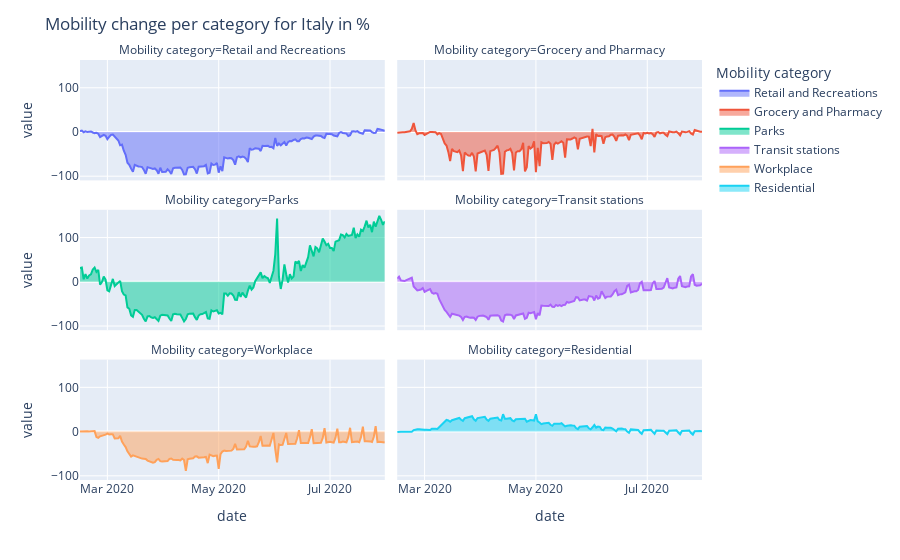

Notebook source saved alongside this figure:
### Markdown cell above
Explanation:
The covid pandemic hit Italy very strongly, expecially the first wave which caused a lot of deaths, which can be seen on the covid deaths plot. We can also see that there is a large peak for covid pageviews exactly during the first wave, which shows that people heavily researched the virus as it arrived. However, the interest in the virus decreased over time which can be seen with the curve flattening. Simiarly to Germany, towards the end of the period, with 86.2% of the Italian population vaccinated, people started going out more and letting loose leading to a resurgence of a wave as seen in the covid cases plot.

### Code cell
mobility_category('Italy', mobility)

### Figure 1 — Plotly figure (JSON) as saved in the notebook; plotly's stock layout.template omitted (floating-point values rounded to 4 significant figures; data arrays with more than 128 entries replaced by an {"elided": "..."} marker saying what was removed)
{"data": [{"fillpattern": {"shape": ""}, "hovertemplate": "Mobility category=Retail and Recreations<br>date=%{x}<br>value=%{y}<extra></extra>", "legendgroup": "Retail and Recreations", "line": {"color": "#636efa"}, "marker": {"symbol": "circle"}, "mode": "lines", "name": "Retail and Recreations", "orientation": "v", "showlegend": true, "stackgroup": "1", "type": "scatter", "x": {"elided": "168 str values"}, "xaxis": "x5", "y": {"elided": "168 float values"}, "yaxis": "y5"}, {"fillpattern": {"shape": ""}, "hovertemplate": "Mobility category=Grocery and Pharmacy<br>date=%{x}<br>value=%{y}<extra></extra>", "legendgroup": "Grocery and Pharmacy", "line": {"color": "#EF553B"}, "marker": {"symbol": "circle"}, "mode": "lines", "name": "Grocery and Pharmacy", "orientation": "v", "showlegend": true, "stackgroup": "1", "type": "scatter", "x": {"elided": "168 str values"}, "xaxis": "x6", "y": {"elided": "168 float values"}, "yaxis": "y6"}, {"fillpattern": {"shape": ""}, "hovertemplate": "Mobility category=Parks<br>date=%{x}<br>value=%{y}<extra></extra>", "legendgroup": "Parks", "line": {"color": "#00cc96"}, "marker": {"symbol": "circle"}, "mode": "lines", "name": "Parks", "orientation": "v", "showlegend": true, "stackgroup": "1", "type": "scatter", "x": {"elided": "168 str values"}, "xaxis": "x3", "y": {"elided": "168 float values"}, "yaxis": "y3"}, {"fillpattern": {"shape": ""}, "hovertemplate": "Mobility category=Transit stations<br>date=%{x}<br>value=%{y}<extra></extra>", "legendgroup": "Transit stations", "line": {"color": "#ab63fa"}, "marker": {"symbol": "circle"}, "mode": "lines", "name": "Transit stations", "orientation": "v", "showlegend": true, "stackgroup": "1", "type": "scatter", "x": {"elided": "168 str values"}, "xaxis": "x4", "y": {"elided": "168 float values"}, "yaxis": "y4"}, {"fillpattern": {"shape": ""}, "hovertemplate": "Mobility category=Workplace<br>date=%{x}<br>value=%{y}<extra></extra>", "legendgroup": "Workplace", "line": {"color": "#FFA15A"}, "marker": {"symbol": "circle"}, "mode": "lines", "name": "Workplace", "orientation": "v", "showlegend": true, "stackgroup": "1", "type": "scatter", "x": {"elided": "168 str values"}, "xaxis": "x", "y": {"elided": "168 float values"}, "yaxis": "y"}, {"fillpattern": {"shape": ""}, "hovertemplate": "Mobility category=Residential<br>date=%{x}<br>value=%{y}<extra></extra>", "legendgroup": "Residential", "line": {"color": "#19d3f3"}, "marker": {"symbol": "circle"}, "mode": "lines", "name": "Residential", "orientation": "v", "showlegend": true, "stackgroup": "1", "type": "scatter", "x": {"elided": "168 str values"}, "xaxis": "x2", "y": {"elided": "168 float values"}, "yaxis": "y2"}], "layout": {"annotations": [{"font": {}, "showarrow": false, "text": "Mobility category=Workplace", "x": 0.245, "xanchor": "center", "xref": "paper", "y": 0.2867, "yanchor": "bottom", "yref": "paper"}, {"font": {}, "showarrow": false, "text": "Mobility category=Residential", "x": 0.755, "xanchor": "center", "xref": "paper", "y": 0.2867, "yanchor": "bottom", "yref": "paper"}, {"font": {}, "showarrow": false, "text": "Mobility category=Parks", "x": 0.245, "xanchor": "center", "xref": "paper", "y": 0.6433, "yanchor": "bottom", "yref": "paper"}, {"font": {}, "showarrow": false, "text": "Mobility category=Transit stations", "x": 0.755, "xanchor": "center", "xref": "paper", "y": 0.6433, "yanchor": "bottom", "yref": "paper"}, {"font": {}, "showarrow": false, "text": "Mobility category=Retail and Recreations", "x": 0.245, "xanchor": "center", "xref": "paper", "y": 1.0, "yanchor": "bottom", "yref": "paper"}, {"font": {}, "showarrow": false, "text": "Mobility category=Grocery and Pharmacy", "x": 0.755, "xanchor": "center", "xref": "paper", "y": 1.0, "yanchor": "bottom", "yref": "paper"}], "legend": {"title": {"text": "Mobility category"}, "tracegroupgap": 0}, "margin": {"t": 60}, "title": {"text": "Mobility change per category for Italy in %"}, "xaxis": {"anchor": "y", "domain": [0, 0.49], "title": {"text": "date"}}, "xaxis2": {"anchor": "y2", "domain": [0.51, 1], "matches": "x", "title": {"text": "date"}}, "xaxis3": {"anchor": "y3", "domain": [0, 0.49], "matches": "x", "showticklabels": false}, "xaxis4": {"anchor": "y4", "domain": [0.51, 1], "matches": "x", "showticklabels": false}, "xaxis5": {"anchor": "y5", "domain": [0, 0.49], "matches": "x", "showticklabels": false}, "xaxis6": {"anchor": "y6", "domain": [0.51, 1], "matches": "x", "showticklabels": false}, "yaxis": {"anchor": "x", "domain": [0, 0.2867], "title": {"text": "value"}}, "yaxis2": {"anchor": "x2", "domain": [0, 0.2867], "matches": "y", "showticklabels": false}, "yaxis3": {"anchor": "x3", "domain": [0.3567, 0.6433], "matches": "y", "title": {"text": "value"}}, "yaxis4": {"anchor": "x4", "domain": [0.3567, 0.6433], "matches": "y", "showticklabels": false}, "yaxis5": {"anchor": "x5", "domain": [0.7133, 1.0], "matches": "y", "title": {"text": "value"}}, "yaxis6": {"anchor": "x6", "domain": [0.7133, 1.0], "matches": "y", "showticklabels": false}}}
